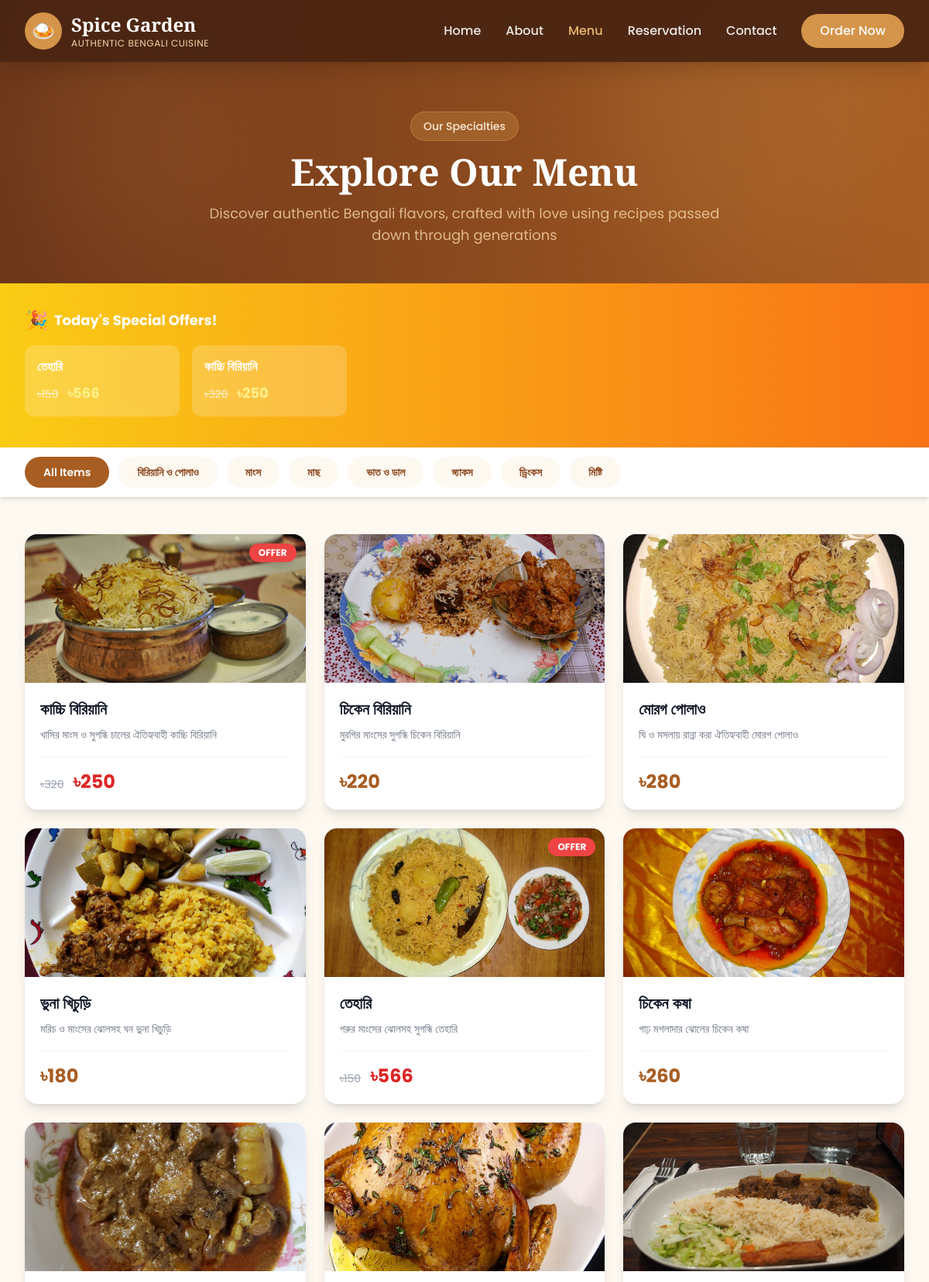
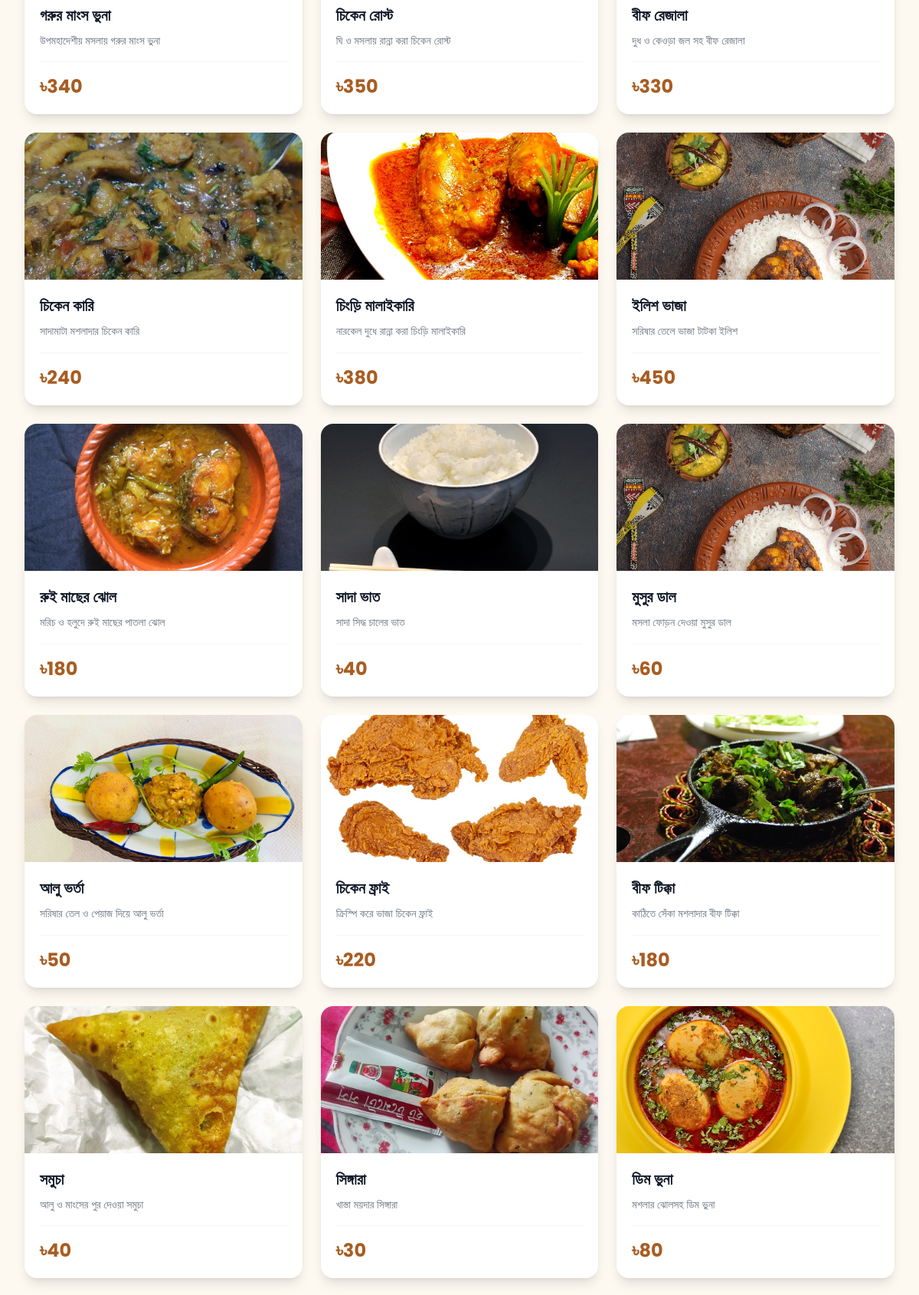
The app's page /public-menu (upper part) with its own data (2 pictures, top to bottom).
### app/models/special_offer.py (models this page shows, shortened)
class SpecialOffer(db.Model):
    __tablename__ = "special_offers"
    id = db.Column(db.Integer, primary_key=True)
    product_id = db.Column(db.Integer, db.ForeignKey("products.id"), nullable=False, unique=True)
    offer_price = db.Column(db.Float, nullable=False)
    start_date = db.Column(db.DateTime, nullable=False, default=datetime.now)
    end_date = db.Column(db.DateTime, nullable=False)
    is_active = db.Column(db.Boolean, default=True)

### app/models/product.py (models this page shows, shortened)
class Product(db.Model):
    __tablename__ = "products"
    id = db.Column(db.Integer, primary_key=True)
    category_id = db.Column(db.Integer, db.ForeignKey("categories.id"), nullable=False)
    name = db.Column(db.String(200), nullable=False)
    description = db.Column(db.Text, default="")
    price = db.Column(db.Float, nullable=False)
    is_available = db.Column(db.Boolean, default=True)
    image_url = db.Column(db.String(500), default="")
    special_offer = db.relationship("SpecialOffer", backref="product", uselist=False)

### app/models/category.py (models this page shows, shortened)
class Category(db.Model):
    __tablename__ = "categories"
    id = db.Column(db.Integer, primary_key=True)
    name = db.Column(db.String(100), nullable=False)
    status = db.Column(db.Boolean, default=True)
    display_order = db.Column(db.Integer, default=0)
    products = db.relationship("Product", backref="category", lazy="dynamic")

### app/blueprints/customer/routes.py (the view)
@customer_bp.route("/public-menu")
def public_menu():
    categories = Category.query.filter_by(status=True).order_by(Category.display_order).all()
    products = Product.query.filter_by(is_available=True).all()
    offers = get_active_offers()
    offer_map = {o.product_id: o for o in offers}
    return render_template(
        "customer/public_menu.html",
        categories=categories,
        products=products,
        offer_map=offer_map,
    )

### app/services/offer_service.py (called while the page is built)
def get_active_offers():
    now = datetime.now()
    return SpecialOffer.query.filter(
        SpecialOffer.is_active == True,
        SpecialOffer.start_date <= now,
        SpecialOffer.end_date >= now,
    ).all()

### app/templates/customer/public_menu.html (shortened to what this page needs)
<!DOCTYPE html>
<html lang="en">
<head>
    <script src="https://cdn.tailwindcss.com"></script>
</head>
<body class="font-body bg-brand-50 min-h-screen">
    <div x-data="menuApp()" x-init="init()">
        <nav class="fixed top-0 left-0 right-0 z-50 bg-brand-900/95 backdrop-blur-md shadow-xl">
            <div class="max-w-7xl mx-auto px-4 sm:px-6 lg:px-8">
                <div class="flex items-center justify-between h-20">
                    <div class="flex items-center gap-3">
                        <a href="/" class="flex items-center gap-3">
                            <div class="w-12 h-12 bg-brand-400 rounded-full flex items-center justify-center">
                                <span class="text-2xl">🍛</span>
                            </div>
                            <div>
                                <h1 class="font-display text-2xl font-bold text-white">Spice Garden</h1>
                                <p class="text-brand-200 text-xs tracking-wider">AUTHENTIC BENGALI CUISINE</p>
                            </div>
                        </a>
                    </div>
                    <div class="hidden md:flex items-center gap-8">
                        <a href="/" class="text-white/90 hover:text-brand-300 transition font-medium">Home</a>
                        <a href="/#about" class="text-white/90 hover:text-brand-300 transition font-medium">About</a>
                        <a href="/public-menu" class="text-brand-300 font-medium">Menu</a>
                        <a href="/#reservation" class="text-white/90 hover:text-brand-300 transition font-medium">Reservation</a>
                        <a href="/#contact" class="text-white/90 hover:text-brand-300 transition font-medium">Contact</a>
                        <a href="/scan/demo" class="bg-brand-400 text-white px-6 py-2.5 rounded-full font-medium hover:bg-brand-500 transition-all hover:shadow-lg active:scale-95">
                            Order Now
                        </a>
                    </div>
                </div>
            </div>
        </nav>
        <section class="relative pt-20 pb-12 bg-gradient-to-r from-brand-800 to-brand-600 overflow-hidden">
            <div class="absolute inset-0 opacity-10">
                <div class="absolute top-10 left-10 w-72 h-72 bg-brand-400 rounded-full blur-3xl"></div>
                <div class="absolute bottom-10 right-10 w-96 h-96 bg-brand-300 rounded-full blur-3xl"></div>
            </div>
            <div class="max-w-7xl mx-auto px-4 sm:px-6 lg:px-8 relative z-10 pt-16">
                <div class="text-center">
                    <span class="inline-block px-4 py-2 bg-brand-400/30 text-brand-100 rounded-full text-sm font-medium mb-4 border border-brand-400/50">
                        Our Specialties
                    </span>
                    <h2 class="font-display text-4xl sm:text-5xl font-bold text-white mb-4">Explore Our Menu</h2>
                    <p class="text-brand-200/80 max-w-2xl mx-auto text-lg">
                        Discover authentic Bengali flavors, crafted with love using recipes passed down through generations
                    </p>
                </div>
            </div>
        </section>
        {% if offer_map %}
        <section class="py-8 bg-gradient-to-r from-yellow-400 to-orange-500">
            <div class="max-w-7xl mx-auto px-4 sm:px-6 lg:px-8">
                <div class="flex items-center gap-2 mb-4">
                    <span class="text-2xl">🎉</span>
                    <h3 class="font-bold text-white text-lg">Today's Special Offers!</h3>
                </div>
                <div class="flex gap-4 overflow-x-auto no-scrollbar pb-2">
                    {% for product_id, offer in offer_map.items() %}
                    <div class="bg-white/20 backdrop-blur rounded-xl p-4 min-w-[200px] flex-shrink-0">
                        <p class="font-semibold text-white">{{ offer.product.name }}</p>
                        <p class="text-sm mt-2">
                            <span class="line-through opacity-75 text-white">৳{{ "%.0f"|format(offer.product.price) }}</span>
                            <span class="font-bold text-yellow-200 ml-2 text-lg">৳{{ "%.0f"|format(offer.offer_price) }}</span>
                        </p>
                    </div>
                    {% endfor %}
                </div>
            </div>
        </section>
        {% endif %}
        <section class="sticky top-20 z-40 bg-white shadow-md">
            <div class="max-w-7xl mx-auto px-4 sm:px-6 lg:px-8">
                <div class="py-3 flex gap-3 overflow-x-auto no-scrollbar">
                    <button @click="selectedCategory = null"
                        :class="selectedCategory === null ? 'bg-brand-600 text-white' : 'bg-brand-50 text-brand-700 hover:bg-brand-100'"
                        class="px-6 py-2.5 rounded-full text-sm font-semibold whitespace-nowrap transition-all active:scale-95">
                        All Items
                    </button>
                    {% for cat in categories %}
                    <button @click="selectedCategory = {{ cat.id }}"
                        :class="selectedCategory === {{ cat.id }} ? 'bg-brand-600 text-white' : 'bg-brand-50 text-brand-700 hover:bg-brand-100'"
                        class="px-6 py-2.5 rounded-full text-sm font-semibold whitespace-nowrap transition-all active:scale-95">
                        {{ cat.name }}
                    </button>
                    {% endfor %}
                </div>
            </div>
        </section>
        <section class="py-12 bg-brand-50">
            <div class="max-w-7xl mx-auto px-4 sm:px-6 lg:px-8">
                <div class="grid sm:grid-cols-2 lg:grid-cols-3 xl:grid-cols-4 gap-6">
                    {% for product in products %}
                    <div x-show="selectedCategory === null || selectedCategory === {{ product.category_id }}"
                        x-transition
                        class="menu-card bg-white rounded-2xl shadow-lg overflow-hidden transition-all duration-300 hover:shadow-2xl cursor-pointer group">
                        <div class="relative overflow-hidden">
                            {% if product.image_url %}
                            <img src="/static/{{ product.image_url }}" alt="{{ product.name }}"
                                class="w-full h-48 object-cover group-hover:scale-110 transition-transform duration-500">
                            {% else %}
                            <div class="w-full h-48 bg-brand-100 flex items-center justify-center">
                                <span class="text-6xl">🍛</span>
                            </div>
                            {% endif %}
                            {% if product.id in offer_map %}
                            <div class="absolute top-3 right-3 bg-red-500 text-white px-3 py-1 rounded-full text-xs font-bold shadow-lg">
                                OFFER
                            </div>
                            {% endif %}
                        </div>
                        <div class="p-5">
                            <h3 class="font-display text-xl font-semibold text-gray-900 group-hover:text-brand-600 transition">{{ product.name }}</h3>
                            <p class="text-gray-500 text-sm mt-2 line-clamp-2 leading-relaxed">{{ product.description }}</p>
                            <div class="flex items-center justify-between mt-4 pt-4 border-t border-gray-100">
                                {% if product.id in offer_map %}
                                <div>
                                    <span class="text-gray-400 line-through text-sm">৳{{ "%.0f"|format(product.price) }}</span>
                                    <span class="text-red-600 font-bold text-2xl ml-2">৳{{ "%.0f"|format(offer_map[product.id].offer_price) }}</span>
                                </div>
                                {% else %}
                                <span class="text-brand-600 font-bold text-2xl">৳{{ "%.0f"|format(product.price) }}</span>
                                {% endif %}
                            </div>
                        </div>
                    </div>
                    {% endfor %}
                </div>
            </div>
        </section>
    </div>
</body>
</html>

### app/templates/customer/public_menu.html (style rules this page uses)
.no-scrollbar { -ms-overflow-style: none; scrollbar-width: none; }
html { scroll-behavior: smooth; }

### records on screen
SpecialOffer: product.name "তেহারি", offer_price "566"
Product: product.price "150", image_url (picture), shows "OFFER", name "তেহারি", description "গরুর মাংসের ঝোলসহ সুগন্ধি তেহারি", price "150"
SpecialOffer: product.name "কাচ্চি বিরিয়ানি", offer_price "250"
Product: product.price "320", image_url (picture), shows "OFFER", name "কাচ্চি বিরিয়ানি", description "খাসির মাংস ও সুগন্ধি চালের ঐতিহ্যবাহী কাচ্চি বিরিয়ানি", price "320"
Category: name "বিরিয়ানি ও পোলাও"
Category: name "মাংস"
Category: name "মাছ"
Category: name "ভাত ও ডাল"
Category: name "স্ন্যাকস"
Category: name "ড্রিংকস"
Category: name "মিষ্টি"
Product: image_url (picture), name "চিকেন বিরিয়ানি", description "মুরগির মাংসের সুগন্ধি চিকেন বিরিয়ানি", price "220"
Product: image_url (picture), name "মোরগ পোলাও", description "ঘি ও মসলায় রান্না করা ঐতিহ্যবাহী মোরগ পোলাও", price "280"
Product: image_url (picture), name "ভুনা খিচুড়ি", description "মরিচ ও মাংসের ঝোলসহ ঘন ভুনা খিচুড়ি", price "180"
Product: image_url (picture), name "চিকেন কষা", description "গাঢ় মশলাদার ঝোলের চিকেন কষা", price "260"
Product: image_url (picture), name "গরুর মাংস ভুনা", description "উপমহাদেশীয় মসলায় গরুর মাংস ভুনা", price "340"
Product: image_url (picture), name "চিকেন রোস্ট", description "ঘি ও মসলায় রান্না করা চিকেন রোস্ট", price "350"
Product: image_url (picture), name "বীফ রেজালা", description "দুধ ও কেওড়া জল সহ বীফ রেজালা", price "330"
Product: image_url (picture), name "চিকেন কারি", description "সাদামাটা মশলাদার চিকেন কারি", price "240"
Product: image_url (picture), name "চিংড়ি মালাইকারি", description "নারকেল দুধে রান্না করা চিংড়ি মালাইকারি", price "380"
Product: image_url (picture), name "ইলিশ ভাজা", description "সরিষার তেলে ভাজা টাটকা ইলিশ", price "450"
Product: image_url (picture), name "রুই মাছের ঝোল", description "মরিচ ও হলুদে রুই মাছের পাতলা ঝোল", price "180"
Product: image_url (picture), name "সাদা ভাত", description "সাদা সিদ্ধ চালের ভাত", price "40"
Product: image_url (picture), name "মুসুর ডাল", description "মসলা ফোড়ন দেওয়া মুসুর ডাল", price "60"
Product: image_url (picture), name "আলু ভর্তা", description "সরিষার তেল ও পেয়াজ দিয়ে আলু ভর্তা", price "50"
Product: image_url (picture), name "চিকেন ফ্রাই", description "ক্রিস্পি করে ভাজা চিকেন ফ্রাই", price "220"
Product: image_url (picture), name "বীফ টিক্কা", description "কাঠিতে সেঁকা মশলাদার বীফ টিক্কা", price "180"
Product: image_url (picture), name "সমুচা", description "আলু ও মাংসের পুর দেওয়া সমুচা", price "40"
Product: image_url (picture), name "সিঙ্গারা", description "খাস্তা ময়দার সিঙ্গারা", price "30"
Product: image_url (picture), name "ডিম ভুনা", description "মশলার ঝোলসহ ডিম ভুনা", price "80"
